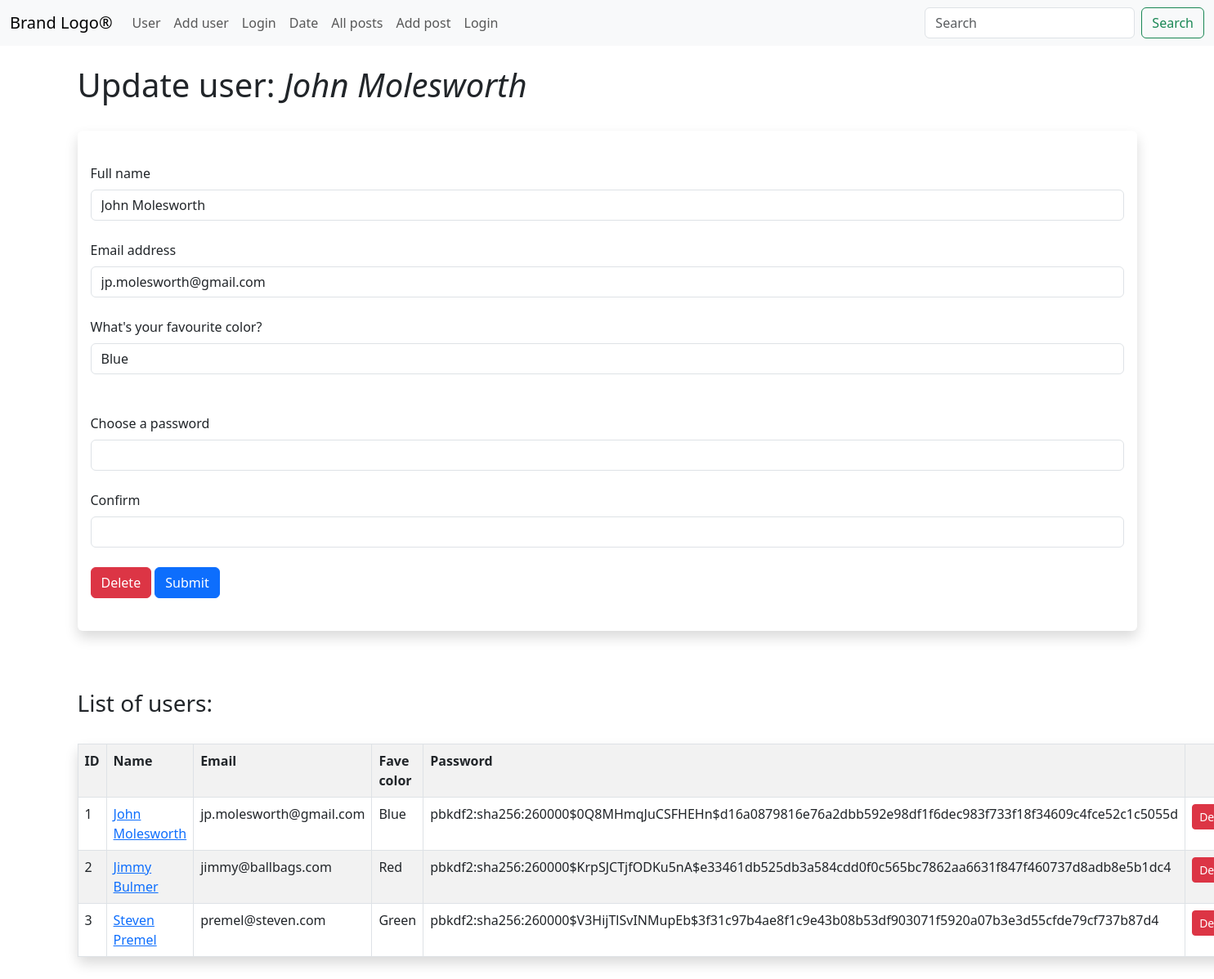
Screenshot of /update/1 with the database file from the repository.
### main.py (models this page shows, shortened)
    class Users(db.Model, UserMixin):
        id = db.Column(db.Integer, primary_key=True)
        name = db.Column(db.String(200), nullable=False)
        username = db.Column(db.String(200), nullable=False, unique=True)
        email = db.Column(db.String(200), nullable=False, unique=True)
        fave_color = db.Column(db.String(200), nullable=True)
        date_added = db.Column(db.DateTime, default=datetime.datetime.now())
        password_hash = db.Column(db.String(128))
        @property
        def password(self):
            raise AttributeError('Password is not a readable attribute')

### main.py (the view)
@app.route('/update/<int:id>', methods=["GET", "POST"])
def update(id):
    users = Users.query.order_by(Users.date_added)
    form = UserForm()
    name_to_update = Users.query.get_or_404(id)
    if request.method == "POST":
        name_to_update.name = request.form['name']
        name_to_update.email = request.form['email']
        name_to_update.password_hash = request.form['password_hash']
        name_to_update.fave_color = request.form['fave_color']
        try:
            db.session.commit()
            flash(f"User {name_to_update.name} updated!")
            form.name.data = ''
            form.email.data = ''
            form.password_hash.data = ''
            return render_template('update-user.html', form=form, users=users)
        except:
            flash(f"Error! You douchebag...")
            return render_template('update-user.html', form=form, name_to_update=name_to_update, users=users)
    else:
        return render_template('update-user.html', form=form, name_to_update=name_to_update, users=users)

### main.py
class UserForm(FlaskForm):
    name = StringField("Full name", validators=[DataRequired()])
    email = StringField("Email address", validators=[DataRequired()])
    username = StringField("Username", validators=[DataRequired()])
    password_hash2 = PasswordField("Confirm", validators=[DataRequired()])
    password_hash = PasswordField("Choose a password",
                                  validators=[EqualTo('password_hash2', message="Passwords must match")])
    fave_color = StringField("What's your favourite color?")
    submit = SubmitField("Submit")

### templates/update-user.html (shortened to what this page needs)
{% extends 'base.html' %}
{% block content%}
<br>
<h1>Update user: <em>{{ name_to_update.name }}</em></h1>
<br>
<div class="shadow p-3 mb-5 bg-body rounded">
<form action="/update/{{ name_to_update.id }}" method="post">
    <br>
    {{ form.name.label(class="form-label") }} {{ form.name(class="form-control", value=name_to_update.name) }}
    <br>
    {{ form.email.label(class="form-label") }} {{ form.email(class="form-control", value=name_to_update.email) }}
    <br>
    {{ form.fave_color.label(class="form-label") }} {{ form.fave_color(class="form-control", value=name_to_update.fave_color) }}
    <br>
     <br>
    {{ form.password_hash.label(class="form-label") }} {{ form.password_hash(class="form-control", value=name_to_update.password_hash) }}
    <br>
     {{ form.password_hash2.label(class="form-label") }} {{ form.password_hash2(class="form-control", value=name_to_update.password_hash2) }}
    <br>
    <a class="btn btn-danger" href="{{ url_for('delete', id=name_to_update.id) }}">Delete</a>
        {{ form.submit(class="btn btn-primary") }}
<br><br>
</form>
</div>
    <br>
<h3>List of users:</h3>
<br>
<table class="shadow p-3 mb-5 bg-body rounded table table-hover table-bordered table-striped">
    <tr>
    <th>ID</th>
    <th>Name</th>
    <th>Email</th>
        <th>Fave color</th>
        <th>Password</th>
        <th></th>
  </tr>
{% for user in users%}
    <tr>
        <td>{{ user.id }}</td>
            <td><a href="{{ url_for('update', id=user.id) }}">{{ user.name }}</a></td>
            <td>{{user.email}}</td>
        <td>{{user.fave_color}}</td>
        <td>{{user.password_hash }}</td>
        <td><a class="btn btn-danger btn-sm" href="{{ url_for('delete', id=user.id) }}">Delete</a></td>
    </tr>
{% endfor %}
</table>
{% endblock %}

### templates/base.html (shortened to what this page needs)
<!doctype html>
<html lang="en">
  <head>
      <link href="{{ url_for('static', filename='css/style.css')}}" rel="stylesheet">
    <link href="https://cdn.jsdelivr.net/npm/bootstrap@5.3.0-alpha1/dist/css/bootstrap.min.css" rel="stylesheet">
  </head>
  <body>
{% include 'nav.html' %}
<div class="container">
{% block content %}
{% endblock %}
</div>
    </body>
</html>

### templates/nav.html (shortened to what this page needs)
  <link href="{{ url_for('static', filename='css/style.css')}}" rel="stylesheet">
<nav class="navbar navbar-expand-lg bg-body-tertiary">
  <div class="container-fluid">
    <a class="navbar-brand" href="{{ url_for('index')}}">Brand Logo®</a>
    <div class="collapse navbar-collapse" id="navbarSupportedContent">
      <ul class="navbar-nav me-auto mb-2 mb-lg-0">
        <li class="nav-item">
          <a class="nav-link" href="{{ url_for('name') }}">User</a>
        </li>
        <li class="nav-item">
            <a class="nav-link" href="{{ url_for('add_user') }}">Add user</a>
        </li>
        <li class="nav-item">
            <a class="nav-link" href="{{ url_for('test_pw') }}">Login</a>
        </li>
        <li class="nav-item">
            <a class="nav-link" href="{{ url_for('get_date') }}">Date</a>
        </li>
        <li class="nav-item">
            <a class="nav-link" href="{{ url_for('all_posts') }}">All posts</a>
        </li>
        <li class="nav-item">
            <a class="nav-link" href="{{ url_for('add_post') }}">Add post</a>
        </li>
        <li class="nav-item">
            <a class="nav-link" href="{{ url_for('login') }}">Login</a>
        </li>
      </ul>
      <form class="d-flex" role="search">
        <input class="form-control me-2" type="search" placeholder="Search" aria-label="Search">
        <button class="btn btn-outline-success" type="submit">Search</button>
      </form>
    </div>
  </div>
</nav>

### rows the page displays
Users: name "John Molesworth", email "jp.molesworth@gmail.com", fave_color "Blue", id "1", password_hash "pbkdf2:sha256:260000$0Q8MHmqJuCSFHEHn$d16a0879816e76a2dbb592e98df1f6dec983f733f18f34609c4fce52c1c5055d"
Users: id "2", name "Jimmy Bulmer", email "jimmy@ballbags.com", fave_color "Red", password_hash "pbkdf2:sha256:260000$KrpSJCTjfODKu5nA$e33461db525db3a584cdd0f0c565bc7862aa6631f847f460737d8adb8e5b1dc4"
Users: id "3", name "Steven Premel", email "premel@steven.com", fave_color "Green", password_hash "pbkdf2:sha256:260000$V3HijTlSvINMupEb$3f31c97b4ae8f1c9e43b08b53df903071f5920a07b3e3d55cfde79cf737b87d4"
